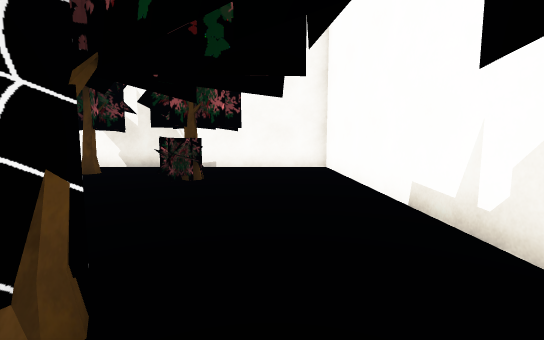
[1] (above)

20 first-person views from a walk through a Unity game level. The camera is 1.5 m above the floor, tilts 6° down and sees 90° across. The floor is counted in squares, 1.6 m on a side. Each view is taken from the middle of a square. On the plan, view 1 faces up. The plan holds only what a view shows up to about 11 squares ahead; the rest is blank. The place goes on beyond the plan. The player is left out. Some surface patterns are stand-ins.

[2]
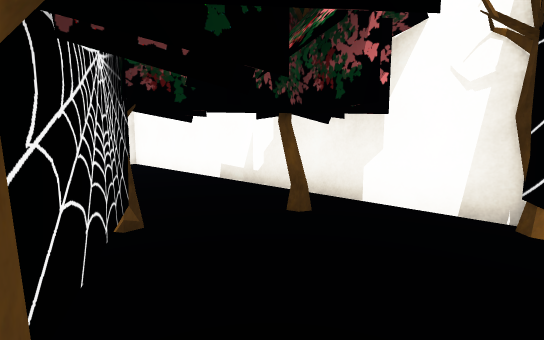

[3]
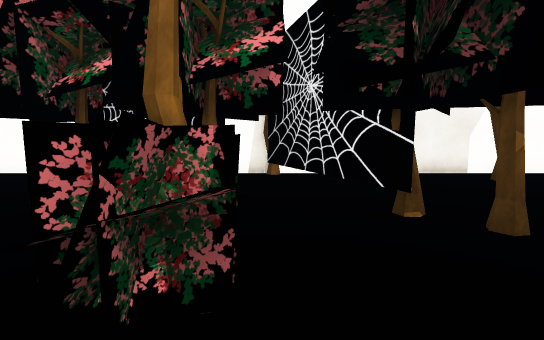

[4]
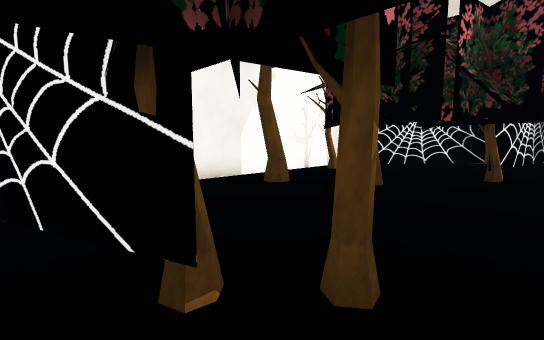

[5]
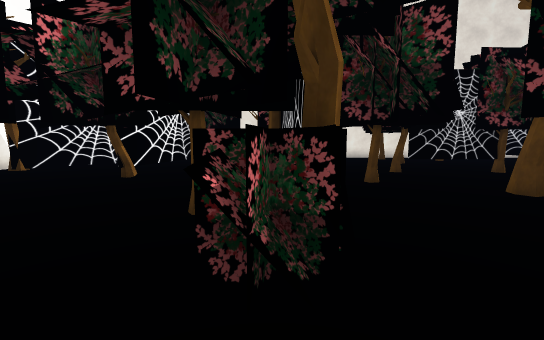

[6]
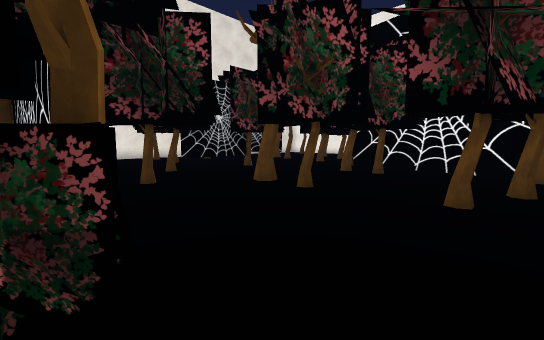

[7]
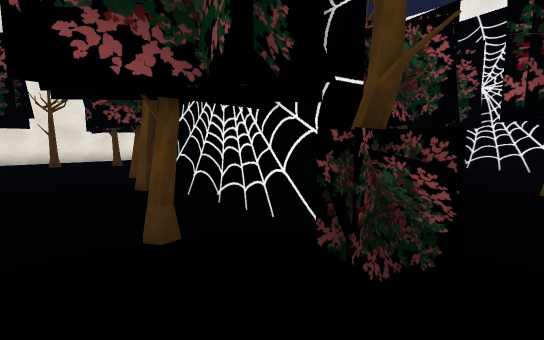

[8]
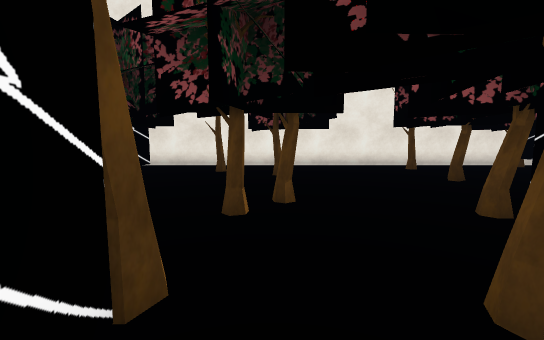

[9]
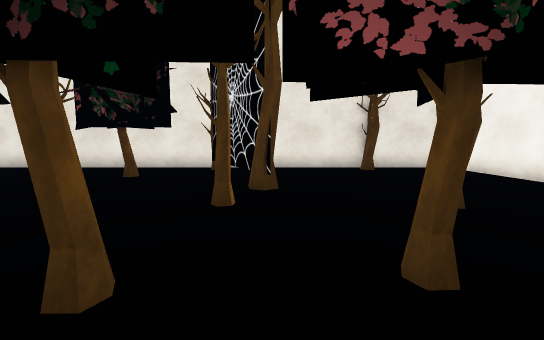

[10]
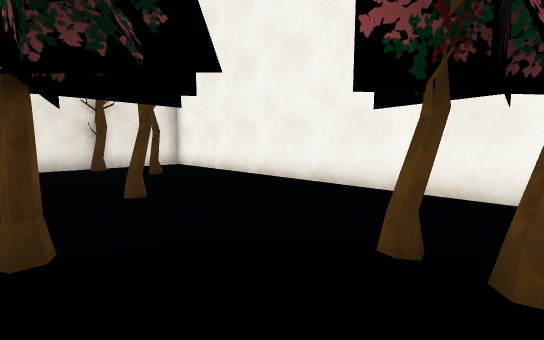

[11]
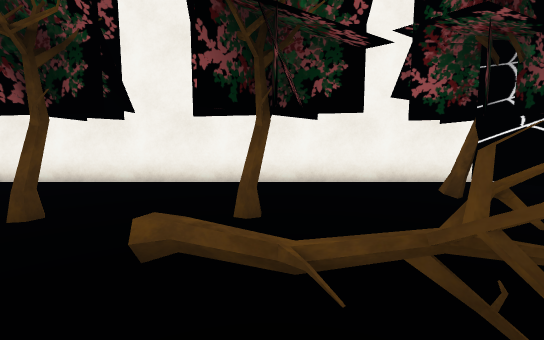

[12]
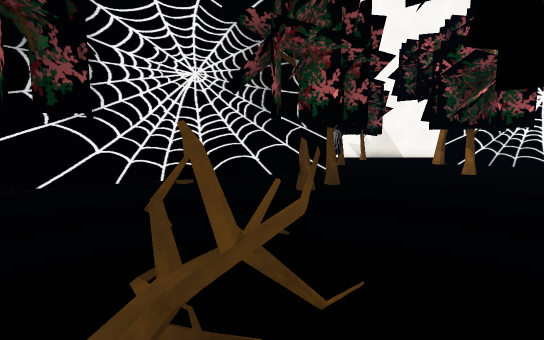

[13]
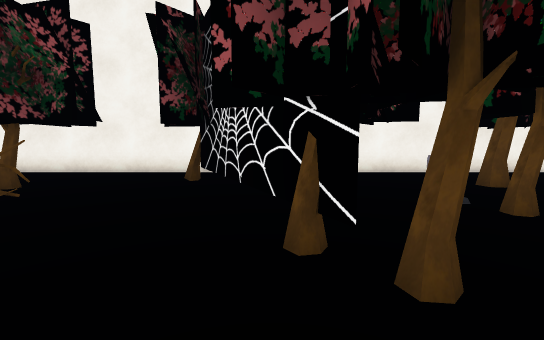

[14]
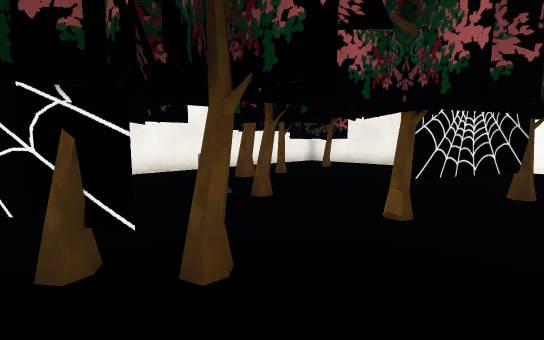

[15]
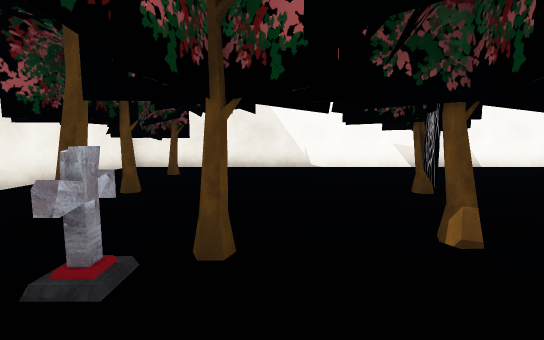

[16]
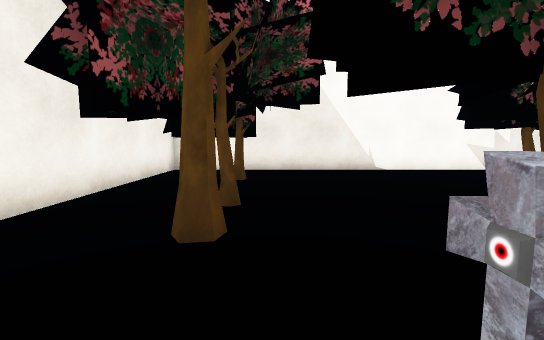

[17]
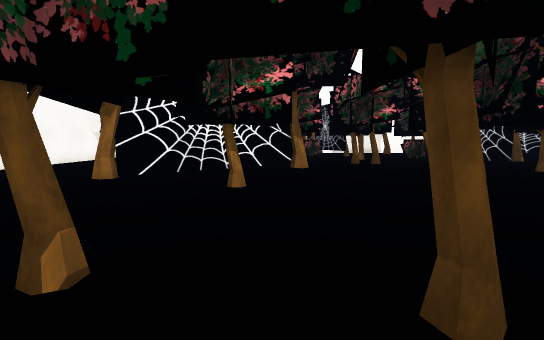

[18]
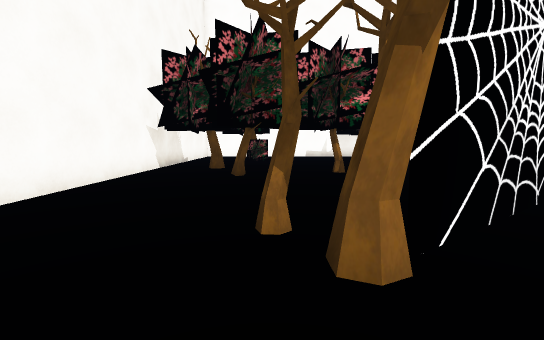

[19]
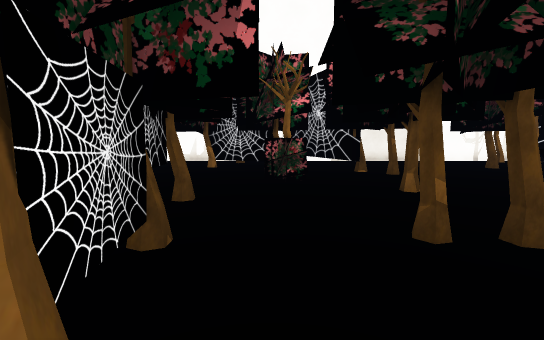

[20]
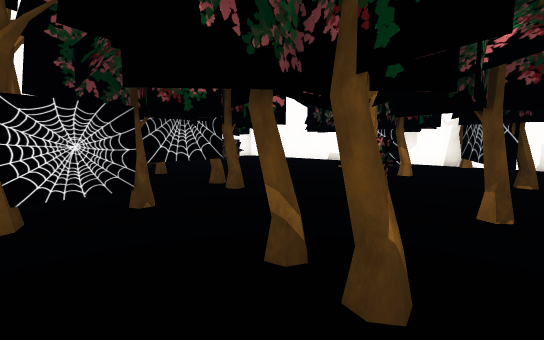

### Floor plan
Points are (right, up) in squares from view 1. A wall is a line through its corners. A room is listed if a view was taken in it or the views show most of it. See-through windows are left out.
Room 1 (view 1)
walls: (-0.2, -2.6) (1.4, -2); (-1.3, 0.5) (-1.8, -0.7); (2, -1.4) (2, 0.6)
ways out: opening at (0.5, 0) to room 2
objects: tree (-2, -1); tree (1, 0)
Room 2 (views 2, 3, 4, 5, 6, 7, 8, 9, 10, 11, 12, 13, 14, 15, 16, 17, 18, 19, 20)
walls: (-15.8, -4.5) (-16.6, -8.5); (-7.3, -6.4) (-7.2, -9.5); (-10.1, 0.5) (-12.8, 4.6); (-7.5, 0.5) (-8.5, 0.4); (-13.5, -12.2) (-11.4, -12.3); (-19.3, -0.6) (-23.3, -2.6); (-2.5, -3.5) (-0.2, -2.6); (-18, 3.4) (-17.5, 4.5) (-18, 3.4); (-1.8, -0.6) (-1.3, 0.6); (-18.5, -16) (-17.9, -17.3); (-25.2, -1.5) (-25.2, -19.4); (2, -4.1) (2, -2.6); (-4.4, -17.1) (-3.3, -11.5); (2, 0.6) (2, 10) (-25.2, 10) (-25.2, 1.6); (-1.5, -16.1) (0.7, -13.3); (2, -13.4) (2, -6.1); (-25, -19.7) (-3.1, -19.7)
ways out: opening at (0.5, 0) to room 1
objects: tree (-24, -3) to (-23, -3); other object (-24, 8) to (-23, 9); tree (-23, 4); tree (-23, 5); tree (-23, 8); tree (-22, -19); tree (-22, -10); tree (-22, -9); tree (-22, -6); other object (-21, -7) to (-20, -4); tree (-21, 2); tombstone (-21, 3); tree (-19, -16) to (-19, -15); tree (-19, -1); tree (-19, 0); tree (-18, 3); tree (-17, -19); other object (-17, -9); tree (-17, 5); tree (-16, -4); tree (-15, -8); tree (-15, -7); tree (-14, -12); tree (-13, 5); tree (-12, 6); tree (-11, -12); tree (-10, 0); tree (-9, -3); tree (-9, 0); tree (-8, -13); tree (-8, -12); tree (-8, -3); tree (-7, 1); tree (-6, -18) to (-6, -17); tree (-6, -7); other object (-5, -2) to (-4, -1); other object (-4, -16); tree (-4, -1); tree (-3, -11); tree (-3, -4); other object (-3, 6) to (-2, 7); tree (-2, -4); tree (-2, 7); tree (-1, 1); tree (1, -13); tree (1, -11); tree (1, -8)

Where each view was taken, in squares from view 1:
view 1: 0 up, 0 right, facing up
view 2: 2 down, 2 left, facing up-right
view 3: 2 down, 6 left, facing right
view 4: 3 down, 4 left, facing down-right
view 5: 4 down, 7 left, facing down
view 6: 4 down, 7 left, facing down-left
view 7: 5 down, 5 left, facing down-left
view 8: 9 down, 8 left, facing down
view 9: 10 down, 19 left, facing down
view 10: 9 down, 20 left, facing down-left
view 11: 6 down, 19 left, facing left
view 12: 6 down, 20 left, facing up
view 13: 1 down, 17 left, facing left
view 14: 1 down, 17 left, facing up-left
view 15: 0 up, 20 left, facing up
view 16: 1 up, 22 left, facing up
view 17: 1 up, 20 left, facing right
view 18: 6 up, 15 left, facing right
view 19: 1 down, 11 left, facing right
view 20: 4 down, 10 left, facing up-right
